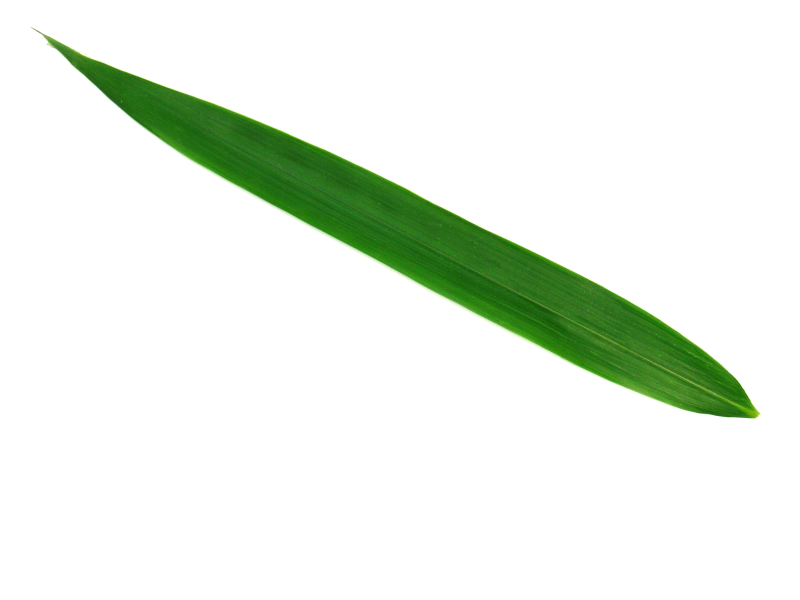
#> input picture full_dataset/1001.jpg, 1600 x 1200 px (shown at 1/2 size); its folder holds only this picture in this run
$ python ImagePreprocessing.py
#> lines starting #> are read from the running program, lines starting #| are printed output that depends on the picture
import os, glob
import cv2
import shutil

#directory
from os import listdir, makedirs
from os.path import isfile, join

import pathlib

#memperoleh dataset untuk melakukan preprocessing
def dataset():
    path_data = 'full_dataset'
    outputdir = 'output_dataset'

    # membuat output direktori
    try:
        makedirs(outputdir)
    except:
        print('Error: Directory sudah ada!')

dataset()

#GRAYSCALE
def preprocessing(path_data='full_dataset', outputdir='output_dataset'):
    # unused
#> called with path_data = 'full_dataset', outputdir = 'output_dataset'
    files = list(filter(lambda f: isfile(join(path_data, f)), listdir(path_data)))

    # Here src_path is the location where images are saved.
    for filenames in files:
         try:
            img = cv2.imread(os.path.join(path_data, filenames))  # membaca gambar yang ada di direktori
#> img is the input picture: shape (1200, 1600, 3); mean B, G, R 230.7, 240.6, 233
            img = cv2.resize(img, (200, 200))  # memperkecilkan gambar
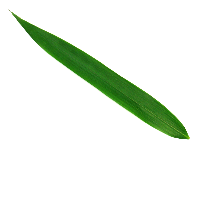
#> img: shape (200, 200, 3); mean B, G, R 230.7, 240.6, 233.1
            gray = cv2.cvtColor(img, cv2.COLOR_BGR2GRAY)  # konversi menjadi grayscale
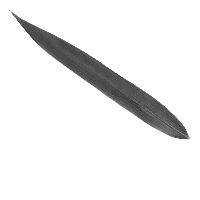
#> gray: shape (200, 200); min 55, max 255, mean 237.2
            hasil = join(outputdir, filenames)
            cv2.imwrite(hasil, gray)

            print('{} telah berhasil dipre-processing'.format(filenames))
         except:
            print("{} tidak bisa dikonversi!".format(filenames))

preprocessing()


print()

$ run again, on full_dataset/1016.jpg
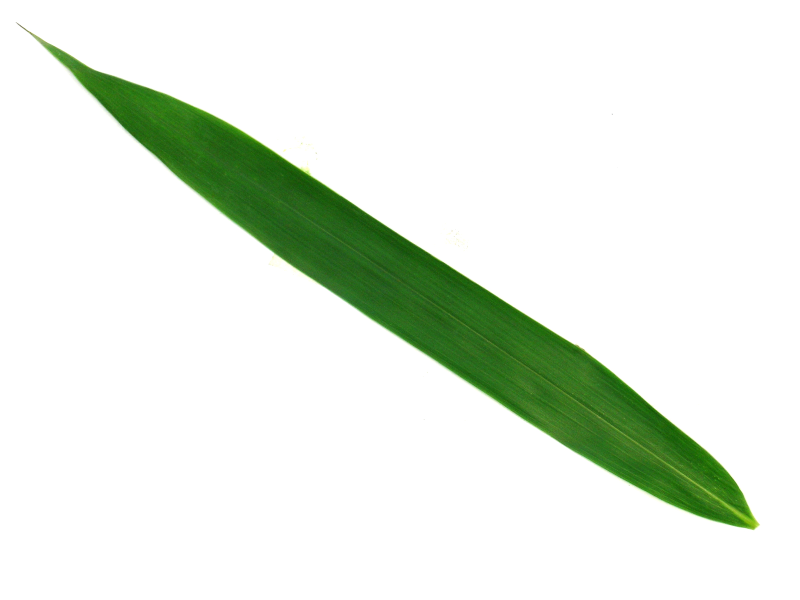
#> input picture full_dataset/1016.jpg, 1600 x 1200 px (shown at 1/2 size)
#> in preprocessing, img is the input picture: shape (1200, 1600, 3); mean B, G, R 226.3, 236.9, 229
#> in preprocessing, `img = cv2.resize(img, (200, 200))`:
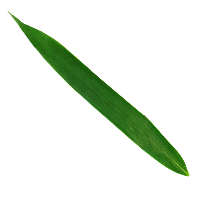
#> img: shape (200, 200, 3); mean B, G, R 226.3, 236.9, 229
#> in preprocessing, `gray = cv2.cvtColor(img, cv2.COLOR_BGR2GRAY)`:
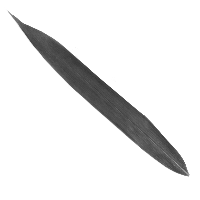
#> gray: shape (200, 200); min 54, max 255, mean 233.4

$ run again, on full_dataset/1019.jpg
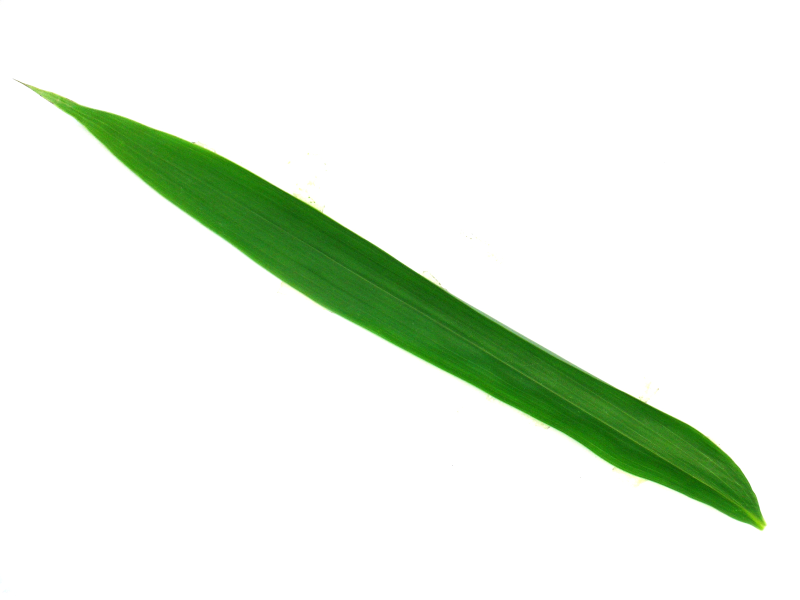
#> input picture full_dataset/1019.jpg, 1600 x 1200 px (shown at 1/2 size)
#> in preprocessing, img is the input picture: shape (1200, 1600, 3); mean B, G, R 230.2, 241.1, 232.8
#> in preprocessing, `img = cv2.resize(img, (200, 200))`:
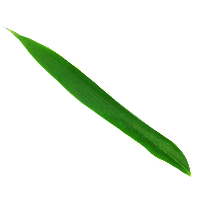
#> img: shape (200, 200, 3); mean B, G, R 230.2, 241.1, 232.8
#> in preprocessing, `gray = cv2.cvtColor(img, cv2.COLOR_BGR2GRAY)`:
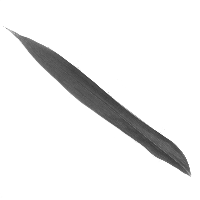
#> gray: shape (200, 200); min 58, max 255, mean 237.4

$ run again, on full_dataset/1004.jpg
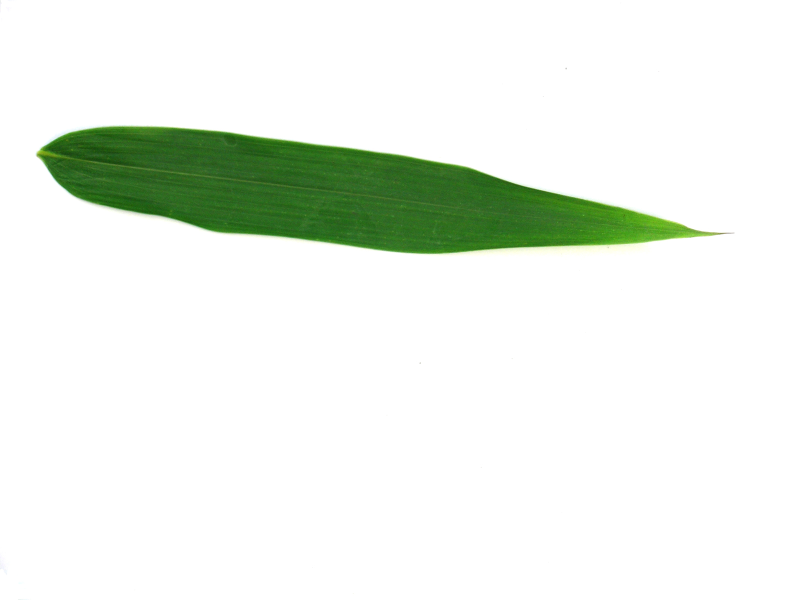
#> input picture full_dataset/1004.jpg, 1600 x 1200 px (shown at 1/2 size)
#> in preprocessing, img is the input picture: shape (1200, 1600, 3); mean B, G, R 232.3, 240.4, 234.3
#> in preprocessing, `img = cv2.resize(img, (200, 200))`:
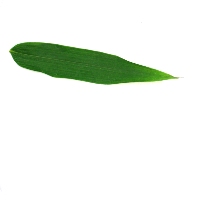
#> img: shape (200, 200, 3); mean B, G, R 232.3, 240.4, 234.3
#> in preprocessing, `gray = cv2.cvtColor(img, cv2.COLOR_BGR2GRAY)`:
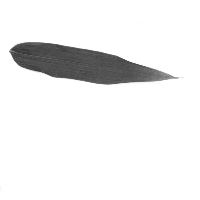
#> gray: shape (200, 200); min 52, max 255, mean 237.7
